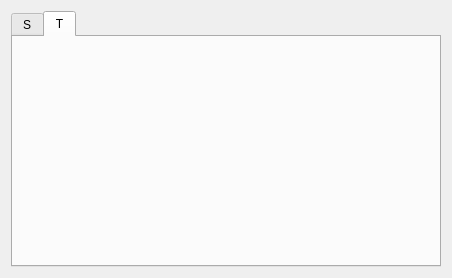
<?xml version="1.0" encoding="UTF-8"?>
<ui version="4.0">
 <class>EFrame</class>
 <widget class="QEFrame" name="EFrame">
  <property name="geometry">
   <rect>
    <x>0</x>
    <y>0</y>
    <width>452</width>
    <height>278</height>
   </rect>
  </property>
  <property name="sizePolicy">
   <sizepolicy hsizetype="Expanding" vsizetype="Expanding">
    <horstretch>0</horstretch>
    <verstretch>0</verstretch>
   </sizepolicy>
  </property>
  <property name="minimumSize">
   <size>
    <width>0</width>
    <height>200</height>
   </size>
  </property>
  <property name="windowTitle">
   <string>Coordinate systems</string>
  </property>
  <property name="windowOpacity">
   <double>1.000000000000000</double>
  </property>
  <property name="layoutDirection">
   <enum>Qt::LeftToRight</enum>
  </property>
  <property name="frameShape">
   <enum>QFrame::NoFrame</enum>
  </property>
  <property name="lineWidth">
   <number>10</number>
  </property>
  <property name="midLineWidth">
   <number>2</number>
  </property>
  <layout class="QVBoxLayout" name="verticalLayout">
   <item>
    <widget class="QTabWidget" name="tabWidget">
     <property name="currentIndex">
      <number>1</number>
     </property>
     <widget class="QWidget" name="tab">
      <attribute name="title">
       <string>S</string>
      </attribute>
      <layout class="QVBoxLayout" name="verticalLayout_2">
       <item>
        <widget class="QEForm" name="qeform">
         <property name="uiFile" stdset="0">
          <string>galil_coordinate_system.ui</string>
         </property>
         <property name="variableSubstitutions" stdset="0">
          <string>R=S</string>
         </property>
        </widget>
       </item>
      </layout>
     </widget>
     <widget class="QWidget" name="tab_2">
      <attribute name="title">
       <string>T</string>
      </attribute>
      <layout class="QVBoxLayout" name="verticalLayout_3">
       <item>
        <widget class="QEForm" name="qeform_2">
         <property name="uiFile" stdset="0">
          <string>galil_coordinate_system.ui</string>
         </property>
         <property name="variableSubstitutions" stdset="0">
          <string>R=T</string>
         </property>
        </widget>
       </item>
      </layout>
     </widget>
    </widget>
   </item>
  </layout>
 </widget>
 <customwidgets>
  <customwidget>
   <class>QEForm</class>
   <extends>QWidget</extends>
   <header>QEForm.h</header>
  </customwidget>
  <customwidget>
   <class>QEFrame</class>
   <extends>QFrame</extends>
   <header>QEFrame.h</header>
   <container>1</container>
  </customwidget>
 </customwidgets>
 <resources/>
 <connections/>
</ui>
